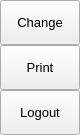
                 <widget class="QFrame" name="extraRightBox">
                  <property name="minimumSize">
                   <size>
                    <width>0</width>
                    <height>0</height>
                   </size>
                  </property>
                  <property name="maximumSize">
                   <size>
                    <width>0</width>
                    <height>16777215</height>
                   </size>
                  </property>
                  <property name="frameShape">
                   <enum>QFrame::NoFrame</enum>
                  </property>
                  <property name="frameShadow">
                   <enum>QFrame::Raised</enum>
                  </property>
                  <layout class="QVBoxLayout" name="verticalLayout_7">
                   <property name="spacing">
                    <number>0</number>
                   </property>
                   <property name="leftMargin">
                    <number>0</number>
                   </property>
                   <property name="topMargin">
                    <number>0</number>
                   </property>
                   <property name="rightMargin">
                    <number>0</number>
                   </property>
                   <property name="bottomMargin">
                    <number>0</number>
                   </property>
                   <item>
                    <widget class="QFrame" name="themeSettingsTopDetail">
                     <property name="maximumSize">
                      <size>
                       <width>16777215</width>
                       <height>3</height>
                      </size>
                     </property>
                     <property name="frameShape">
                      <enum>QFrame::NoFrame</enum>
                     </property>
                     <property name="frameShadow">
                      <enum>QFrame::Raised</enum>
                     </property>
                    </widget>
                   </item>
                   <item>
                    <widget class="QFrame" name="contentSettings">
                     <property name="frameShape">
                      <enum>QFrame::NoFrame</enum>
                     </property>
                     <property name="frameShadow">
                      <enum>QFrame::Raised</enum>
                     </property>
                     <layout class="QVBoxLayout" name="verticalLayout_13">
                      <property name="spacing">
                       <number>0</number>
                      </property>
                      <property name="leftMargin">
                       <number>0</number>
                      </property>
                      <property name="topMargin">
                       <number>0</number>
                      </property>
                      <property name="rightMargin">
                       <number>0</number>
                      </property>
                      <property name="bottomMargin">
                       <number>0</number>
                      </property>
                      <item alignment="Qt::AlignTop">
                       <widget class="QFrame" name="topMenus">
                        <property name="frameShape">
                         <enum>QFrame::NoFrame</enum>
                        </property>
                        <property name="frameShadow">
                         <enum>QFrame::Raised</enum>
                        </property>
                        <layout class="QVBoxLayout" name="verticalLayout_14">
                         <property name="spacing">
                          <number>0</number>
                         </property>
                         <property name="leftMargin">
                          <number>0</number>
                         </property>
                         <property name="topMargin">
                          <number>0</number>
                         </property>
                         <property name="rightMargin">
                          <number>0</number>
                         </property>
                         <property name="bottomMargin">
                          <number>0</number>
                         </property>
                         <item>
                          <widget class="QPushButton" name="btn_message">
                           <property name="sizePolicy">
                            <sizepolicy hsizetype="Expanding" vsizetype="Fixed">
                             <horstretch>0</horstretch>
                             <verstretch>0</verstretch>
                            </sizepolicy>
                           </property>
                           <property name="minimumSize">
                            <size>
                             <width>0</width>
                             <height>45</height>
                            </size>
                           </property>
                           <property name="font">
                            <font>
                             <family>Segoe UI</family>
                             <pointsize>10</pointsize>
                             <italic>false</italic>
                             <bold>false</bold>
                            </font>
                           </property>
                           <property name="cursor">
                            <cursorShape>PointingHandCursor</cursorShape>
                           </property>
                           <property name="layoutDirection">
                            <enum>Qt::LeftToRight</enum>
                           </property>
                           <property name="styleSheet">
                            <string notr="true">background-image: url(:/icons/images/icons/cil-envelope-open.png);</string>
                           </property>
                           <property name="text">
                            <string>Change</string>
                           </property>
                          </widget>
                         </item>
                         <item>
                          <widget class="QPushButton" name="btn_print">
                           <property name="sizePolicy">
                            <sizepolicy hsizetype="Expanding" vsizetype="Fixed">
                             <horstretch>0</horstretch>
                             <verstretch>0</verstretch>
                            </sizepolicy>
                           </property>
                           <property name="minimumSize">
                            <size>
                             <width>0</width>
                             <height>45</height>
                            </size>
                           </property>
                           <property name="font">
                            <font>
                             <family>Segoe UI</family>
                             <pointsize>10</pointsize>
                             <italic>false</italic>
                             <bold>false</bold>
                            </font>
                           </property>
                           <property name="cursor">
                            <cursorShape>PointingHandCursor</cursorShape>
                           </property>
                           <property name="layoutDirection">
                            <enum>Qt::LeftToRight</enum>
                           </property>
                           <property name="styleSheet">
                            <string notr="true">background-image: url(:/icons/images/icons/cil-print.png);</string>
                           </property>
                           <property name="text">
                            <string>Print</string>
                           </property>
                          </widget>
                         </item>
                         <item>
                          <widget class="QPushButton" name="btn_logout">
                           <property name="sizePolicy">
                            <sizepolicy hsizetype="Expanding" vsizetype="Fixed">
                             <horstretch>0</horstretch>
                             <verstretch>0</verstretch>
                            </sizepolicy>
                           </property>
                           <property name="minimumSize">
                            <size>
                             <width>0</width>
                             <height>45</height>
                            </size>
                           </property>
                           <property name="font">
                            <font>
                             <family>Segoe UI</family>
                             <pointsize>10</pointsize>
                             <italic>false</italic>
                             <bold>false</bold>
                            </font>
                           </property>
                           <property name="cursor">
                            <cursorShape>PointingHandCursor</cursorShape>
                           </property>
                           <property name="layoutDirection">
                            <enum>Qt::LeftToRight</enum>
                           </property>
                           <property name="styleSheet">
                            <string notr="true">background-image: url(:/icons/images/icons/cil-account-logout.png);</string>
                           </property>
                           <property name="text">
                            <string>Logout</string>
                           </property>
                          </widget>
                         </item>
                        </layout>
                       </widget>
                      </item>
                     </layout>
                    </widget>
                   </item>
                  </layout>
                 </widget>
